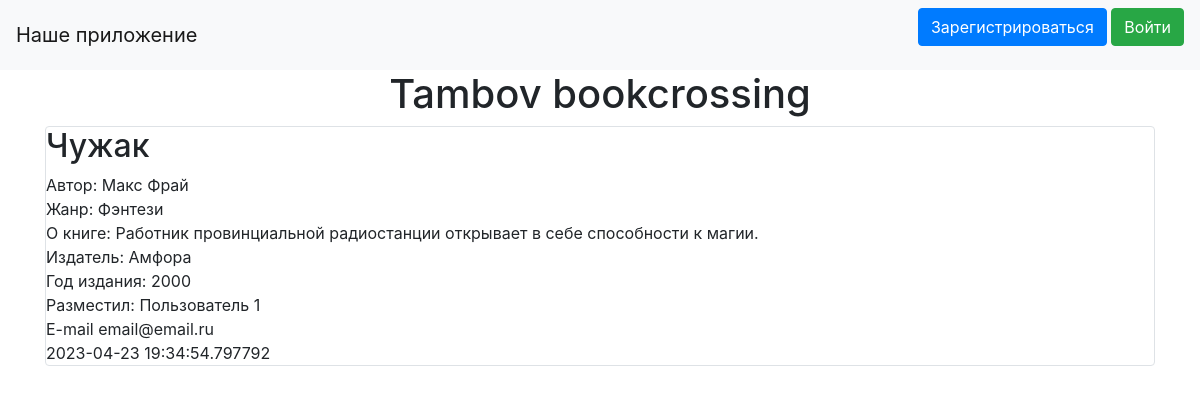
The page /index on the database as committed earlier.
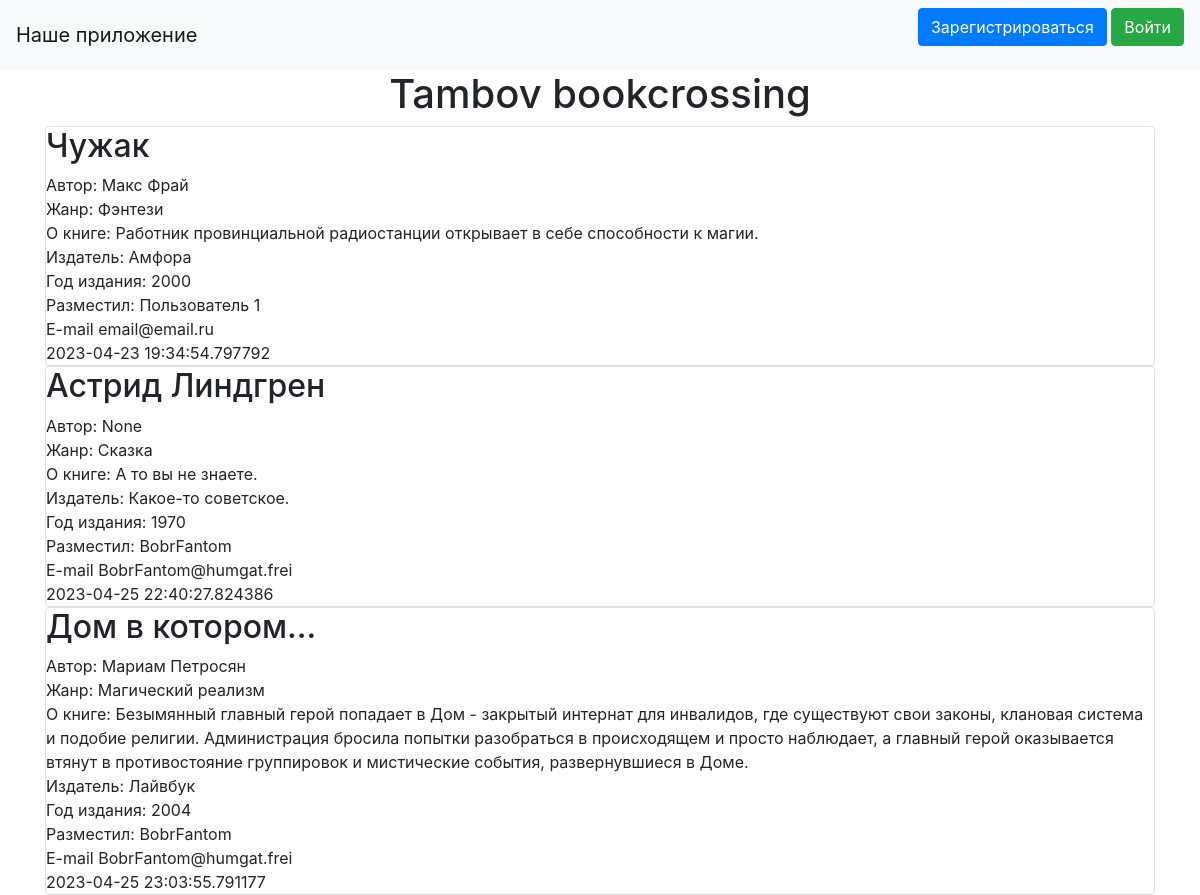
The same page on the database as committed later.
### data/ads.py (models this page shows)
class Ads(SqlAlchemyBase):
    __tablename__ = 'ads'
    id = sqlalchemy.Column(sqlalchemy.Integer,
                           primary_key=True, autoincrement=True)
    title = sqlalchemy.Column(sqlalchemy.String, nullable=True)
    author = sqlalchemy.Column(sqlalchemy.String, nullable=True)
    genre = sqlalchemy.Column(sqlalchemy.String, nullable=True)
    about = sqlalchemy.Column(sqlalchemy.String, nullable=True)
    created_date = sqlalchemy.Column(sqlalchemy.DateTime,
                                     default=datetime.datetime.now)
    publisher = sqlalchemy.Column(sqlalchemy.String, nullable=True)
    year = sqlalchemy.Column(sqlalchemy.Integer, nullable=True)
    user_id = sqlalchemy.Column(sqlalchemy.Integer,
                                sqlalchemy.ForeignKey("users.id"))
    user = orm.relationship('User')

### data/users.py (models this page shows, shortened)
class User(SqlAlchemyBase, UserMixin):
    __tablename__ = 'users'
    id = sqlalchemy.Column(sqlalchemy.Integer,
                           primary_key=True, autoincrement=True)
    name = sqlalchemy.Column(sqlalchemy.String, nullable=True)
    email = sqlalchemy.Column(sqlalchemy.String,
                              index=True, unique=True, nullable=True)
    hashed_password = sqlalchemy.Column(sqlalchemy.String, nullable=True)
    news = orm.relationship("Ads", back_populates='user')

### main.py (the view)
@app.route("/")
@app.route("/index")
def index():
    db_sess = db_session.create_session()
    ads = db_sess.query(Ads)
    return render_template("index.html", ads=ads)

### data/db_session.py (called while the page is built)
def create_session() -> Session:
    global __factory
    return __factory()

### templates/index.html (shortened to what this page needs)
{% extends "base.html" %}
{% block content %}
<h1 align="center">Tambov bookcrossing</h1>
{% for item in ads%}
<div class="col-md6 border rounded">
    <h2>{{item.title}}</h2>
    <div>
        Автор: {{item.author}}
    </div>
    <div>
        Жанр: {{item.genre}}
    </div>
    <div>
        О книге:
        {{item.about}}
    </div>
    <div>
        Издатель: {{item.publisher}}
    </div>
    <div>
        Год издания: {{item.year}}
    </div>
    <div>
        Разместил: {{item.user.name}}
    </div>
    <div>
        E-mail {{item.user.email}}
    </div>
    <div>
        {{item.created_date}}
    </div>
</div>
{% endfor %}
{% endblock %}

### templates/base.html (shortened to what this page needs)
<!doctype html>
<html lang="en">
<head>
    <link rel="stylesheet"
          href="https://stackpath.bootstrapcdn.com/bootstrap/4.4.1/css/bootstrap.min.css"
>
</head>
<body>
<header>
    <nav class="navbar navbar-light bg-light">
        <a class="navbar-brand" href="#">Наше приложение</a>
        {% if current_user.is_authenticated %}
            <a class="navbar-brand" href="/logout">{{ current_user.name }}</a>
        {% else %}
            <p>
                <a class="btn btn-primary " href="/register">Зарегистрироваться</a>
                <a class="btn btn-success" href="/login">Войти</a>
            </p>
        {% endif %}
    </nav>
</header>
<main role="main" class="container">
    {% block content %}{% endblock %}
</main>
</body>
</html>

Rows that differ between the two databases and show on the page:
added Ads: title "Астрид Линдгрен", author "None", genre "Сказка", about "А то вы не знаете.", publisher "Какое-то советское.", year "1970", user.name "BobrFantom", user.email "BobrFantom@humgat.frei", created_date "2023-04-25 22:40:27.824386"
added Ads: title "Дом в котором...", author "Мариам Петросян", genre "Магический реализм", about "Безымянный главный герой попадает в Дом - закрытый интернат для инвалидов, где существуют свои законы, клановая система и подобие религии. Администрация бросила попытки разобраться в происходящем и просто наблюдает, а главный герой оказывается втянут в противостояние группировок и мистические события, развернувшиеся в Доме.", publisher "Лайвбук", year "2004", user.name "BobrFantom", user.email "BobrFantom@humgat.frei", created_date "2023-04-25 23:03:55.791177"
